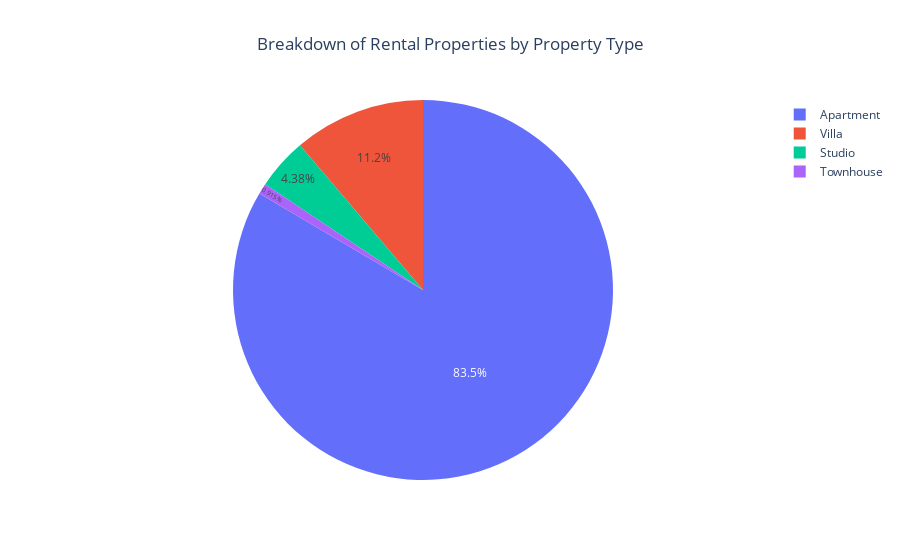

Notebook code cell kept with this figure:
### Code cell
# Check the distribution by property type
plot_pie_chart(df=df, feature='property_type')

### Figure 1 — Plotly figure (JSON) as saved in the notebook; plotly's stock layout.template omitted (floating-point values rounded to 4 significant figures)
{"data": [{"domain": {"x": [0, 1], "y": [0, 1]}, "hovertemplate": "%{label}: %{value} (%{percent})", "labels": ["Apartment", "Villa", "Studio", "Townhouse"], "legendgroup": "", "name": "", "showlegend": true, "text": ["Apartment (83.5%)", "Villa (11.2%)", "", ""], "textinfo": "text", "textposition": "inside", "texttemplate": "%{percent}", "type": "pie", "values": [15961, 2144, 838, 175]}], "layout": {"legend": {"tracegroupgap": 0}, "title": {"text": "Breakdown of Rental Properties by Property Type", "x": 0.5}}}
